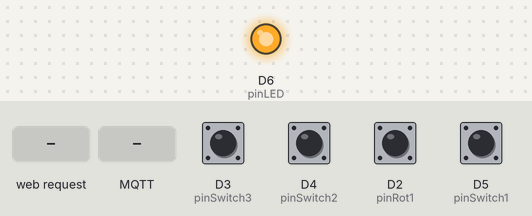
Recording of a sketch running on a simulated ESP8266 (NodeMCU). On the bench: output pins drawn as LEDs (lit = HIGH). The inputs (shaded band) are chosen by the test bench; at power-on: D2 (pinRot1), D3 (pinSwitch3), D4 (pinSwitch2), D5 (pinSwitch1) HIGH. WiFi joins after 1.5 s; servers stay silent unless stated; a WiFi scan finds three made-up networks; no MQTT or app messages arrive unless stated; pins used as bus, display or sensor lines are not drawn; what the sketch prints to the serial monitor is not drawn.

Above: at 6.7 s.
6.8 s: D5 (pinSwitch1) pulled LOW for 0.15 s
At 7.4 s:
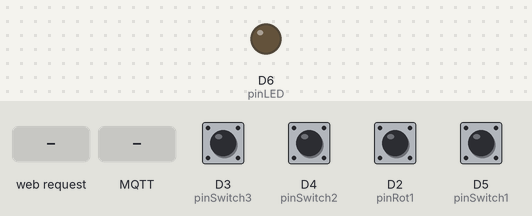
9.3 s: HTTP request GET /Logon received
At 10.7 s:
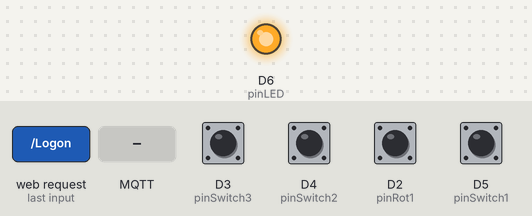
10.8 s: MQTT message "ssid" arrives on the first subscribed topic
At 11.9 s:
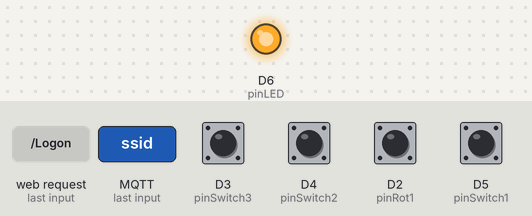
13.8 s: D5 (pinSwitch1) pulled LOW for 1 s
At 14.9 s:
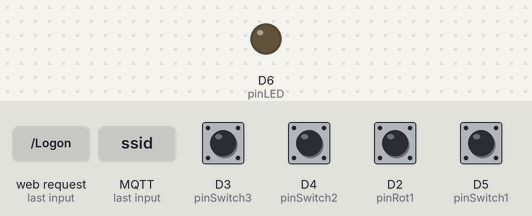
Timing chart, 0 to 16.8 s (numbered marks = the images above; inputs shaded):
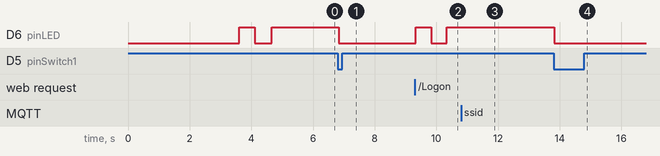

Measured:
- after the input at 6.8 s, D6 (pinLED): HIGH → LOW at once
- after the input at 9.3 s, D6 (pinLED): LOW → HIGH at once, → LOW 0.50 s later, → HIGH 0.50 s later
- after the input at 10.8 s, D6 (pinLED): stays HIGH (without the input it goes to LOW after 0.08 s)
- after the input at 13.8 s, D6 (pinLED): HIGH → LOW at once

The sketch:

HAS_8266Snug.ino
```cpp
// Act as simple WAP to allow user to input details
// so we can then connect to the main WiFi
// then connect MQTT nessages to the pins to control relays.

// note to upload to USB, may need to give access with
// sudo chmod 666 /dev/ttyUSB0

//Flash settings:
// Use Node-MCU 1.0

// Snug - rotary encoder for kitchen lights
// Actual snug light is on a separate snoff unit

// Hardware:
// 1st switch with LED - Switch1 & LED controlled by us
// 2nd switch - switch to sonoff
// 3rd switch - Switch2
// switch-and-rotary Switch3, Rot1 & Rot2
// Relay - snug light, switch 1 enabled

#include <config.h>

#include <ESP8266WiFi.h>
#include <WiFiClient.h>
#include <PubSubClient.h>
#include <ESP8266WebServer.h>
#include <ESP8266mDNS.h>
#include <WiFiUdp.h>
#include <ArduinoOTA.h>

#include <list>

#define min(a,b) ((a<b)?a:b)
#define max(a,b) ((a<b)?b:a)

const byte pinRot1 = D2; // rotary1 (connect third terminal to gnd)
const byte pinRot2 = D1; // rotary2
const byte pinSwitch1 = D5;
const byte pinSwitch2 = D4;
const byte pinSwitch3 = D3;
const byte pinLED = D6; // output indicator
const byte pinPower = D7; // relay

const byte statusLEDPin = D6;
int stateLED = HIGH; // high is off (obviously!)

bool switch1Latch = false; // latch for the main switch
bool switch2Latch = false; // latch for the main switch
bool switch3Latch = false; // latch for the main switch

bool snugLight = false;

class cbData
{
  public:
  int timeout; // time before call
  void (*func)(void);  // func to call
  bool repeat;
  int time2;

  cbData(void (*_f)(void), int _t, bool _rep, int _repTime)
  {
    func = _f;
    repeat = _rep;
    timeout = _t;
    time2 = _repTime;
  }

  void step(int _t)
  {
    timeout -=_t;
    if( timeout <= 0 )
    {
      func();
      if( repeat )
      {
        timeout = time2;
      }
    }
  }
};

std::list<cbData *> callbackList;

unsigned int gTime;
unsigned int gTimestep;


// details for our AP
const char *AP_ssid = AP_SSID;
const char *AP_password = AP_PASS;
bool APServer = AP_SERVER; // see config.h

int numNetworks=0;
// details for the main Wifi (entered by user)
String WIFI_ssid = STA_SSID;
String WIFI_pass = STA_PASS;
String WIFI_status="Not connected";
bool WIFI_details_ready = WIFI_AUTOCONNECT;
bool WIFI_connected = false;
const char* mqtt_server = MQTT_HOST;


ESP8266WebServer server(80);
WiFiClient espClient;
PubSubClient client(espClient);

void debugout(const char *msg)
{
  Serial.println(msg);
}

// topics we subscribe to and their values
char *topics_sub[] = {
    "kitchen/lights/l2", // mood
    "kitchen/lights/l1", //main
    "kitchen/lights/l3", // bar
    "dining/cmnd/POWER", // dining
    "kitchen/lights/l7", // sink
    "kitchen/lights/l5", // pillar
    "kitchen/lights/l4",
    "snug/cmnd/POWER", // snug sonoff switch
    "snug/light", //snug light
    };
enum
{
  SUB_Mood=0,
  SUB_Main,
  SUB_Bar,
  SUB_Dining,
  SUB_Sink,
  SUB_Pillar,
  SUB_T7,
  SUB_SnugSw,
  SUB_SnugLight,
  SUB_Max
};
int topics_vals[] = {0,0,0,0,0,0,0,0,0,0};

char *topics_pub[] = {
    "snug/rotary",
    "snug/switch1",
    "cmnd/snug/POWER", // snug sonoff switch
    "snug/switch3",
    "snug/switch4",
    "snug/light",
    "snug/status",
    "snug/IP",
    };


enum
{
  PUB_Rotary=0,
  PUB_Switch1,
  PUB_Switch2,
  PUB_Switch3,
  PUB_Switch4,
  PUB_Light,
  PUB_Status,
  PUB_IP,
};


void tryConnectMQTT()
{
  if( WIFI_connected )
  {
    if(!client.connected())
    {
      Serial.print("Attempting MQTT connection...");
      // Attempt to connect
      if (client.connect("SnugClient"))
      {
        Serial.println("connected");
        // ... and subscribe to all topics
        for(int i=0; i < SUB_Max ; i++)
        {
          client.subscribe(topics_sub[i]);
          Serial.print("Sub to : ");
          Serial.println(topics_sub[i]);
          client.loop(); // do this. or >5 subs causes disconnect some time later. Eugh
        }
        Serial.println(client.connected());
        client.publish(topics_pub[PUB_Status], "OK", true);
        client.publish(topics_pub[PUB_IP], WiFi.localIP().toString().c_str(), true);
      }
      else
      {
        Serial.print("failed, rc=");
        Serial.print(client.state());
        Serial.println(" try again in 5 seconds");
      }
    }
  }
}

// callback when an MQTT message is received
// for all topics we've subscribed to
void MQTTcallback(char* topic, byte* payload, unsigned int length)
{
  int i = 0;
  Serial.print("Message arrived [");
  Serial.print(topic);
  Serial.print("] ");
  // look for the actual topic values, and keep up to date
  for (i=0 ; i<SUB_Max ; i++)
  {
    if( !strcmp(topic, topics_sub[i] ) )
    {
      payload[length]=0;
      Serial.print("Setting topic ");
      Serial.print(i);
      Serial.print(" to ");
      Serial.print((char *)payload);
      if( !strcmp((char *)payload,"OFF") )
      {
        topics_vals[i] = 0;
        Serial.print("(OFF)");
      }
      else
      {
        topics_vals[i] = 1;
        Serial.print("(ON)");
      }
    }
  }
  Serial.println();
  snugLight = topics_vals[SUB_SnugLight];
}


void handleRoot()
{
    response();
}

// Scan all available networks
void handleScan()
{
  // scan for all networks, including hidden (2nd param true)
  WiFi.scanNetworks(false, true);
  numNetworks = WiFi.scanComplete();
  response();
}

const String HtmlHtml = "<html><head>"
    "<meta name=\"viewport\" content=\"width=device-width, initial-scale=1\" /></head>";
const String HtmlHtmlClose = "</html>";
const String HtmlTitle = "<h1>Miniserve Acess Point</h1><br/>\n";
const String HtmlLedStateLow = "<big>LED is now <b>ON</b></big><br/>\n";
const String HtmlLedStateHigh = "<big>LED is now <b>OFF</b></big><br/>\n";
const String HtmlInput = "Password:<br><input type=\"text\" name = \"pass\"></input><input type=\"submit\">";
const String HtmlTail = "<a href=\"Scan\"><button style=\"display: block; width: 100%;\">Scan</button></a><br/>";

void handleLogon()
{
  int ssidID = -1;
  int passID = -1;

  Serial.print("Attempting WIFI connection..");
  debugout("WIFI connecting...");

  for(int i=0 ; i < server.args() ; i++)
  {
    if( server.argName(i) == "ssid" )
    {
      ssidID = i;
    }
    if( server.argName(i) == "pass" )
    {
      passID = i;
    }
  }

  if( passID != -1 && ssidID != -1 )
  {
    WIFI_ssid = server.arg(ssidID);
    WIFI_pass = server.arg(passID);
    WIFI_details_ready = true;
  }
  if( WiFi.status() == WL_CONNECTED )
  {
    // disconnect previous wifi...
    WiFi.disconnect();
  }
  tryConnectWIFI();
  response();
}

// called to try to connect to wifi
// skips if already connected
void tryConnectWIFI()
{
  if( WIFI_details_ready && WiFi.status() != WL_CONNECTED )
  {
    Serial.print("Connecting WIFI ");
    Serial.print(WIFI_ssid);
    Serial.print(WIFI_pass);
    WiFi.begin(WIFI_ssid.c_str(), WIFI_pass.c_str());

    int tries = 0;

    while( WiFi.status() != WL_CONNECTED )
    {
      stateLED = 1 - stateLED;
      digitalWrite(statusLEDPin, stateLED);
      delay(500);
      Serial.print(".");
      if( ++tries > 20 )
      {
        break; // give up then
      }
    }
    Serial.println("Updating status...");
    switch(WiFi.status())
    {
      case WL_CONNECTED:
        WIFI_status = "Connected to " + WIFI_ssid + " with IP " + WiFi.localIP().toString();
        WIFI_connected = true;
        client.setServer(mqtt_server, 1883);
        client.setCallback(MQTTcallback);
        //stateLED = LOW;
        //digitalWrite(statusLEDPin, stateLED);
        break;
      case WL_CONNECT_FAILED:
        WIFI_status = "Failed to connect to " + WIFI_ssid;
        break;
      case WL_CONNECTION_LOST:
      case WL_DISCONNECTED:
        WIFI_status = "Disconnected";
        break;
      default:
        WIFI_status = "Unknown problem";
        break;
    }
  }
}

///
// HTML response
///
void response()
{
  String htmlRes = HtmlHtml + HtmlTitle;

  Serial.println("Serving content");

  htmlRes += HtmlTail;
  htmlRes += "<p>"+WIFI_status+"</p>";

  htmlRes += "<form action=\"Logon\">";

  if( numNetworks > 0 )
  {
    for(int i=0;i<numNetworks ; i++)
    {
      htmlRes += "<input type=\"radio\" name=\"ssid\" value=\"" + WiFi.SSID(i) + "\"";
      if( i==0) htmlRes += " checked ";
      htmlRes += ">" + WiFi.SSID(i) + "<br>";
    }
    htmlRes += HtmlInput;
  }
  else
  {
    htmlRes += "<p>No networks available</p>";
  }

  htmlRes += "</form>";

  htmlRes += HtmlHtmlClose;


  server.send(200, "text/html", htmlRes);
}

void setup()
{
    delay(1000);
    //Serial.begin(9600);
    Serial.println("Boom");

    pinMode(pinRot1, INPUT_PULLUP);
    pinMode(pinRot2, INPUT_PULLUP);
    pinMode(pinSwitch1, INPUT_PULLUP);
    pinMode(pinSwitch2, INPUT_PULLUP);
    pinMode(pinSwitch3, INPUT_PULLUP);
    pinMode(pinLED, OUTPUT);
    pinMode(pinPower, OUTPUT);
    digitalWrite(pinPower, true);
    handleScan();
    // init done

    if( APServer )
    {
      WiFi.softAP(AP_ssid, AP_password);

      IPAddress apip = WiFi.softAPIP();
      Serial.print("visit: \n");
      Serial.println(apip);
      server.on("/", handleRoot);
      server.on("/Scan", handleScan);
      server.on("/Logon", handleLogon);
      server.begin();
      Serial.println("HTTP server started");
    }

    pinMode(statusLEDPin, OUTPUT);

    debugout("Ready");

    gTime = millis();

    cbData *cbd = new cbData(tryConnectMQTT, 0, true, 5000);
    callbackList.push_back(cbd);
    callbackList.push_back(new cbData(flashWifi, 0, true, 1000 ));
    callbackList.push_back(new cbData(tryConnectWIFI, 0, true, 11000));
}

void flashWifi()
{
  if( !WIFI_connected )
  {
    stateLED = LOW;
    digitalWrite(statusLEDPin, stateLED);
    delay(100);
    stateLED = HIGH;
    digitalWrite(statusLEDPin, stateLED);
  }
}

bool HandleSwitch(int _pin, bool *_latch, int _topic)
{
  if( !digitalRead(_pin) )
  {
    if( !*_latch )
    {
      *_latch = true;
      client.publish(topics_pub[_topic], "ON", true);
      Serial.println("Topic ON");
      return true;
    }
  }
  else
  {
    if( *_latch )
    {
      *_latch = false;
      client.publish(topics_pub[_topic], "OFF", true);
      Serial.println("Topic OFF");
    }
  }
  return false;
}

void loop()
{
  gTimestep = millis() - gTime;
  gTime = millis();

  // loop over any callbacks:
  for(std::list<cbData *>::const_iterator iterator = callbackList.begin() ; iterator != callbackList.end() ; ++iterator )
  {
    (*iterator)->step(gTimestep);
  }

  server.handleClient();
  if( client.connected() )
  {
    if( client.loop() == false )
    {
      Serial.print(client.state());
    }
  }
  else
  {
      Serial.print(client.state());
  }

  // Read the rotary switch (high rate)
  int rCount = 0;
  bool rotaryLatch = false;
  bool rDir;

  for(int i = 0;i<50;i++)
  {
    if( digitalRead(pinRot1) == false )
    {
      if( !rotaryLatch )
      {
        rotaryLatch = true;
      }
    }
    else if(rotaryLatch)
    {
      rDir = !digitalRead(pinRot2);
      if( rDir )
      {
        rCount++;
      }
      else
      {
        rCount--;
      }
      rotaryLatch = false;
    }
    delay(1);
  }

  // has the rotary moved?
  if(  0 != rCount )
  {
    Serial.println(rCount);
    char data[10];
    sprintf(data, "%d", rCount);
    client.publish(topics_pub[PUB_Rotary], data, true);
  }

  // what about switches...
  bool switch1 = HandleSwitch(pinSwitch1, &switch1Latch, PUB_Switch1);
  HandleSwitch(pinSwitch2, &switch2Latch, PUB_Switch3);
  HandleSwitch(pinSwitch3, &switch3Latch, PUB_Switch4);
  if( switch1 )
  {
    snugLight = !snugLight;
    char data[10];
    sprintf(data, snugLight?"ON":"OFF");
    client.publish(topics_pub[PUB_Light], data, true);
    Serial.print("Snug light: ");
    Serial.println(snugLight);
  }

  if( topics_vals[SUB_SnugLight] == 1 || snugLight)
  {
    digitalWrite(pinPower, false);
  }
  else
  {
    digitalWrite(pinPower, true);
  }
  if(/*topics_vals[SUB_Mood] == 0 && topics_vals[SUB_Main] == 0 && */!snugLight)
  {
        digitalWrite(pinLED, true); // light up so can be seen in dark
  }
  else
  {
        digitalWrite(pinLED, false); // no need to be on
  }
}
```

config.h
```cpp
/*
 * config.h
 *
 * (C) 2019 James Dixon
 *
 * General config settings for ESP8266 HA endpoint unit
 * each PARAMETER default values defined here.
 * Can be changed with MQTT commands, as shown in []
 *
 */
#ifndef _CONFIG_H_
#define _CONFIG_H_

#define UNIT "Thing"              // [Unit] Name of the unit

#define WIFI_AUTOCONNECT 1        // Auto-connect the wifi, using details below
#define STA_SSID "PrettyFly24"    // [Ssid] Default wifi SSID
#define STA_PASS "Dixonia1"       // [Password] Default wifi password

#define AP_SERVER 1               // [WebServer] 0 = Off, 1 = On
#define AP_SSID "Thing101"        // [FriendlyName] Web server SoftAP name - how to connect to this unit
#define AP_PASS "password123"     // [WebPassword] SoftAP password

#define MQTT_HOST "192.168.0.99"  // [MqttHost]
//#define MQTT_FINGERPRINT1      "A5 02 FF 13 99 9F 8B 39 8E F1 83 4F 11 23 65 0B 32 36 FC 07"  // [MqttFingerprint1]
//#define MQTT_FINGERPRINT2      "A5 02 FF 13 99 9F 8B 39 8E F1 83 4F 11 23 65 0B 32 36 FC 07"  // [MqttFingerprint2]
#define MQTT_PORT     1883        // [MqttPort] MQTT port
#define MQTT_USER     ""          // [MqttUser] MQTT user
#define MQTT_PASS     ""          // [MqttPassword] MQTT password

#define MQTT_TOPIC "thing"        // [Topic] (unique) MQTT device topic
#define MQTT_GRPTOPIC "allthings" // [GroupTopic] MQTT group topic

// similar mqtt system to the tasmota sonoff system, to eep things consistent:
#define SUB_PREFIX   "cmnd"       // [Prefix1] Subscribe to
#define PUB_PREFIX   "stat"       // [Prefix2] Publish to
#define PUB_PREFIX2  "tele"       // [Prefix3] Publish telemetry data to

#define HOMEASSISTANT_DISCOVERY 1 // [HADisco] Home Assistant MQTT discovery messages

#endif  // _CONFIG_H_
```
